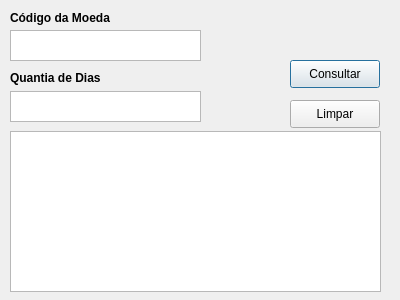
<?xml version="1.0" encoding="UTF-8"?>
<ui version="4.0">
 <class>Dialog</class>
 <widget class="QDialog" name="Dialog">
  <property name="geometry">
   <rect>
    <x>0</x>
    <y>0</y>
    <width>400</width>
    <height>300</height>
   </rect>
  </property>
  <property name="windowTitle">
   <string>Fechamento</string>
  </property>
  <property name="windowIcon">
   <iconset>
    <normaloff>icon.png</normaloff>icon.png</iconset>
  </property>
  <widget class="QLabel" name="moedaLabel">
   <property name="geometry">
    <rect>
     <x>10</x>
     <y>10</y>
     <width>101</width>
     <height>16</height>
    </rect>
   </property>
   <property name="font">
    <font>
     <weight>75</weight>
     <bold>true</bold>
    </font>
   </property>
   <property name="text">
    <string>Código da Moeda</string>
   </property>
  </widget>
  <widget class="QTextEdit" name="moedaTextEdit">
   <property name="geometry">
    <rect>
     <x>10</x>
     <y>30</y>
     <width>191</width>
     <height>31</height>
    </rect>
   </property>
  </widget>
  <widget class="QPushButton" name="consultafechamento">
   <property name="geometry">
    <rect>
     <x>290</x>
     <y>60</y>
     <width>90</width>
     <height>28</height>
    </rect>
   </property>
   <property name="text">
    <string>Consultar</string>
   </property>
  </widget>
  <widget class="QPushButton" name="limparFechamentoButton">
   <property name="geometry">
    <rect>
     <x>290</x>
     <y>100</y>
     <width>90</width>
     <height>28</height>
    </rect>
   </property>
   <property name="text">
    <string>Limpar</string>
   </property>
  </widget>
  <widget class="QTextBrowser" name="conteudoTextBrowser">
   <property name="geometry">
    <rect>
     <x>10</x>
     <y>131</y>
     <width>371</width>
     <height>161</height>
    </rect>
   </property>
  </widget>
  <widget class="QLabel" name="dayLabel">
   <property name="geometry">
    <rect>
     <x>10</x>
     <y>70</y>
     <width>91</width>
     <height>16</height>
    </rect>
   </property>
   <property name="font">
    <font>
     <weight>75</weight>
     <bold>true</bold>
    </font>
   </property>
   <property name="text">
    <string>Quantia de Dias</string>
   </property>
  </widget>
  <widget class="QTextEdit" name="dayTextEdit">
   <property name="geometry">
    <rect>
     <x>10</x>
     <y>91</y>
     <width>191</width>
     <height>31</height>
    </rect>
   </property>
  </widget>
 </widget>
 <resources/>
 <connections/>
</ui>
